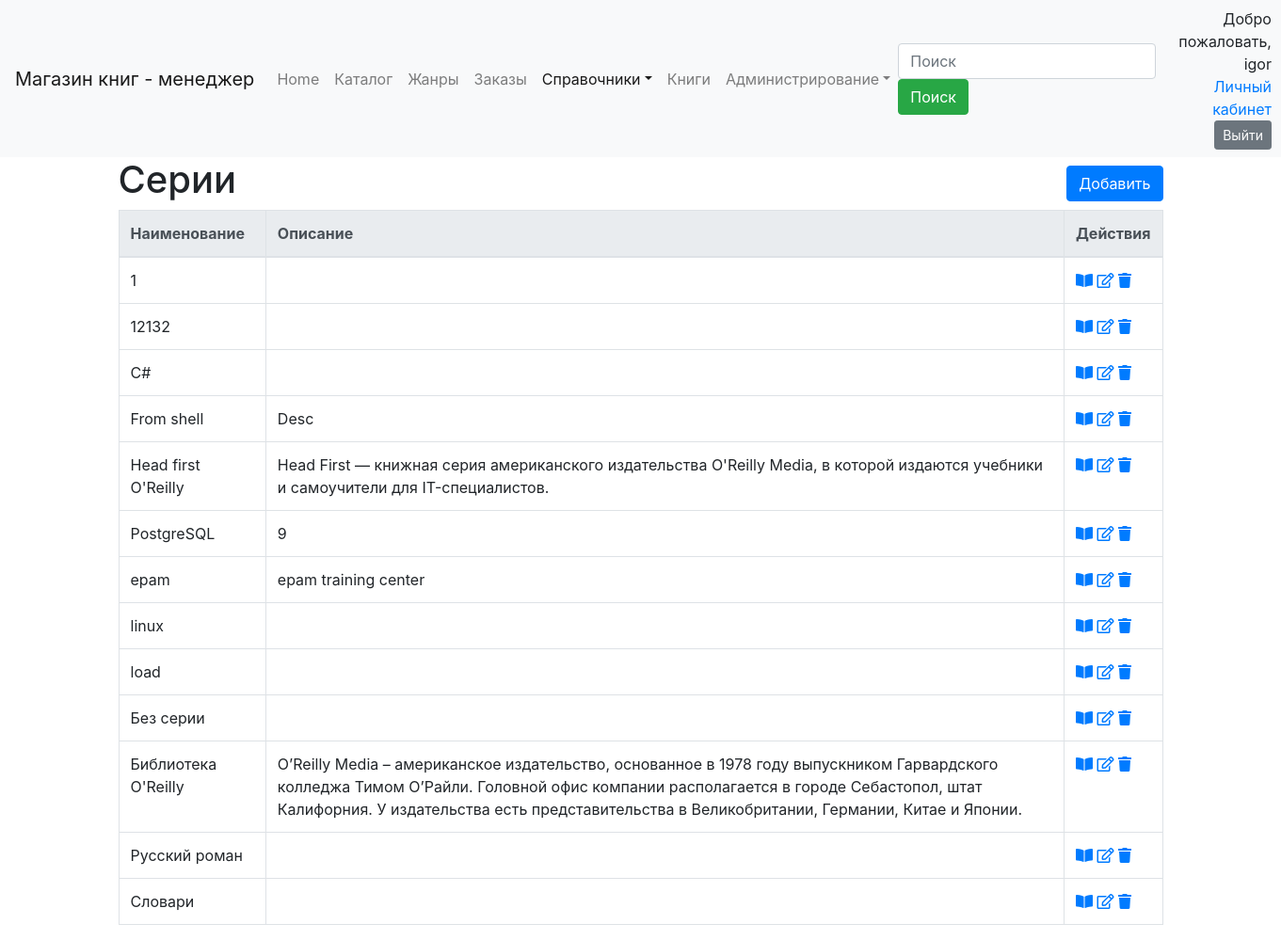
Page /ref/serie/ (signed in) on the committed database.
### dimensionsapp/models.py (models this page shows, shortened)
class Dimension(models.Model):
    name = models.CharField("Наименование", max_length=50, unique=True)
    description = models.TextField("Описание", blank=True, )
    class Meta:
        abstract = True
        ordering = ['name']

class Serie(Dimension):
    class Meta(Dimension.Meta):
        verbose_name = 'серия'
        verbose_name_plural = 'серии'

### dimensionsapp/views.py (the view)
# urls.py: path('serie/', SerieListView.as_view(), name='serie_list'),
class SerieListView(ManagerListViewFilter):
    model = Serie

### dimensionsapp/form.py
class SearchForm(forms.Form):
    search = forms.CharField(label='Наименование', required=False)

### dimensionsapp/views.py (called while the page is built)
    def get_context_data(self, *, object_list=None, **kwargs):
        context = super().get_context_data(**kwargs)
        if 'search' in self.request.GET:
            context['form'] = self.form({'search': self.request.GET['search']})
            context['search_string'] = self.request.GET['search']
        else:
            context['form'] = self.form()
        return context

    def get_queryset(self):
        qs = super().get_queryset()
        if 'search' in self.request.GET and self.request.GET['search'] != '':
            name = self.request.GET['search']
            qs = qs.filter(name__icontains=name)
        return qs

### dimensionsapp/templates/dimensionsapp/serie_list.html (shortened to what this page needs)
{% extends 'dimension_list.html' %}
{% block header %}
        <H1>Серии</H1>
    {% endblock %}
{% block create_ankor%}{% url 'serie_create' %}{% endblock %}
{% block  url_view%}{% url 'serie_detail' object.pk%}{% endblock %}
{% block  url_edit%}{% url 'serie_update' object.pk%}{% endblock %}
{% block  url_delete%}{% url 'serie_delete' object.pk%}{% endblock %}

### templates/dimension_list.html (shortened to what this page needs)
{% extends 'base.html' %}
{% load static %}
{% load crispy_forms_tags %}
{% load paginator_page %}
{% block navbar %}
    {% include 'navbar.html' with search_tag="search" active="dimension" %}
{% endblock %}
{% block body %}
    <div class="container">
        <div class="row align-items-center">
            <div class="col-auto">
                {% block header %}{% endblock %}
            </div>
            <div class="col text-right">
                {% block create %}
                    <a href="{% block create_ankor %}{{ object_list.model.get_create_url }}{% endblock %}"
                       class="btn btn-primary my-1">Добавить</a>
                {% endblock %}
            </div>
        </div>
        <table class="table table-bordered">
            {% block dimension_list %}
                <thead class="thead-light">
                <tr>
                    {% block list_header %}
                        <th>Наименование</th>
                        <th>Описание</th>
                    {% endblock %}
                    <th>Действия</th>
                </tr>
                </thead>
                <tbody>
                {% for object in object_list %}
                    <tr>
                        {% block list_element %}
                            <td>{{ object.name }}</td>
                            <td>{{ object.description }}</td>
                        {% endblock %}
                        {% block actions %}
                            <td>
                                <a href="{% block  url_view %}{{ object.get_detail_url }}{% endblock %}"
                                   title="Посмотреть"><i class="fas fa-book-open"></i></a>
                                <a href="{% block  url_edit %}{{ object.get_update_url }}{% endblock %}"
                                   title="Править"><i class="far fa-edit"></i></a>
                                <a href="{% block  url_delete %}{{ object.get_delete_url }}{% endblock %}"
                                   title="Удалить"><i class="fas fa-trash"></i></a>
                            </td>
                        {% endblock %}
                    </tr>
                {% endfor %}
                </tbody>
            {% endblock %}
        </table>
    </div>
{% endblock body %}

### templates/navbar.html (shortened to what this page needs)
<header class="navbar navbar-expand-lg navbar-light bg-light">
    {% if perms.orderapp.manager %}
        <a class="navbar-brand" href="#">Магазин книг - менеджер</a>
    {% else %}
        <a class="navbar-brand" href="{% url 'main-page' %}">Магазин книг</a>
    {% endif %}
    <div class="collapse navbar-collapse" id="navbarSupportedContent">
        <ul class="navbar-nav mr-auto">
            <li class="nav-item {% if active == 'main' %}active{% endif %}">
                <a class="nav-link" href="{% url 'main-page' %}">Home <span class="sr-only">(current)</span></a>
            </li>
            <li class="nav-item {% if active == 'catalog' %}active{% endif %}">
                <a class="nav-link" href="{% url 'book-catalog' %}">Каталог</a>
            </li>
            <li class="nav-item {% if active == 'jenre' %}active{% endif %}">
                <a class="nav-link" href="{% url 'book-jenre-list' %}">Жанры</a>
            </li>
            {% if perms.orderapp.manager %}
                <li class="nav-item {% if active == 'order' %}active{% endif %}">
                    <a class="nav-link" href="{% url 'order_active_list' %}">Заказы</a>
                </li>
            {% endif %}
            {% if perms.orderapp.manager %}
                <li class="nav-item dropdown {% if active == 'dimension' %}active{% endif %}">
                    <a class="nav-link dropdown-toggle" href="{% url 'dimensions_list' %}" id="navbarDropdown"
                       role="button"
                       data-toggle="dropdown" aria-haspopup="true" aria-expanded="false">Справочники</a>
                </li>
            {% endif %}
            {% if perms.orderapp.manager %}
                <li class="nav-item {% if active == 'book' %}active{% endif %}">
                    <a class="nav-link" href="{% url 'book_list' %}">Книги</a>
                </li>
            {% endif %}
            {% if perms.orderapp.manager %}
                <li class="nav-item dropdown {% if active == 'administration' %}active{% endif %}">
                    <a class="nav-link dropdown-toggle" href="{% url 'dimensions_list' %}" id="navbarDropdown"
                       role="button"
                       data-toggle="dropdown" aria-haspopup="true" aria-expanded="false">Администрирование</a>
                </li>
            {% endif %}
        </ul>
        {% if perms.orderapp.manager %}
            {% if search_tag %}
                <form class="form-inline my-2 my-lg-0" {% if search_page %}action="{% url search_page %}"{% endif %}>
                    <input class="form-control mr-sm-2" type="search" placeholder="Поиск" name="{{ search_tag }}"
                           aria-label="Search" {% if search_string %}value="{{ search_string }}" {% endif %}>
                    <button class="btn btn-success my-2 my-sm-0" type="submit">Поиск</button>
                </form>
            {% endif %}
        {% endif %}
        <div class="ml-3 text-right">
            {% if user.is_authenticated %}
                <span class="">Добро пожаловать, {{ user.username }}</span>
                <form action="{% url 'auth:log_out' %}" method="post">
                    <a href="{% url 'auth:user' %}">Личный кабинет</a>
                    <button class="btn btn-secondary btn-sm">Выйти</button>
                </form>
            {% else %}
                <span>Вы не вошли на сайт</span>
                <p class="m-0"><a href="{% url 'auth:register' %}">Регистрация</a> <a
                        href="{% url 'auth:log_in' %}?next={{ view.request.path }}">Вход</a></p>
            {% endif %}
        </div>
    </div>
</header>

### rows in the picture
Serie: name "1"
Serie: name "12132"
Serie: name "C#"
Serie: name "From shell", description "Desc"
Serie: name "Head first O'Reilly", description "Head First — книжная серия американского издательства O'Reilly Media, в которой издаются учебники и самоучители для IT-специалистов."
Serie: name "PostgreSQL", description "9"
Serie: name "epam", description "epam training center"
Serie: name "linux"
Serie: name "load"
Serie: name "Без серии"
Serie: name "Библиотека O'Reilly", description "O’Reilly Media – американское издательство, основанное в 1978 году выпускником Гарвардского колледжа Тимом О’Райли. Головной офис компании располагается в городе Себастопол, штат Калифорния. У издательства есть представительства в Великобритании, Германии, Китае и Японии."
Serie: name "Русский роман"
Serie: name "Словари"

### other values in the picture
{{ user.username }} "igor"
